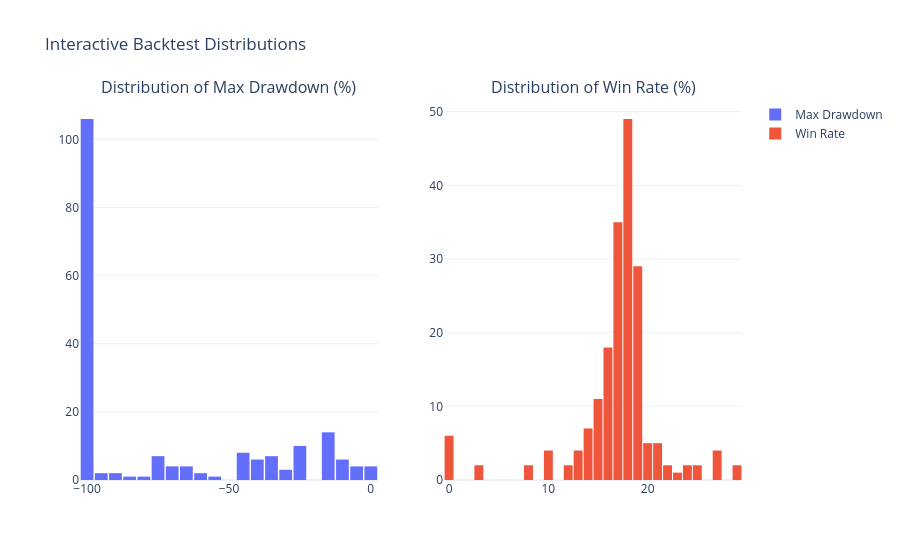

Notebook cell for this chart:
### Markdown cell above
### Post-process

### Code cell
import plotly.graph_objects as go
from plotly.subplots import make_subplots

query = f"""
SELECT max_drawdown_pct, win_rate_pct
FROM {table_name}
WHERE max_drawdown_pct IS NOT NULL AND win_rate_pct IS NOT NULL
"""
df_stats = pd.read_sql_query(query, conn)

mean_dd = df_stats['max_drawdown_pct'].mean()
mean_wr = df_stats['win_rate_pct'].mean()

print(f"Mean max drawdown (%): {mean_dd:.4f}")
print(f"Mean win rate (%): {mean_wr:.4f}")

fig = make_subplots(
    rows=1,
    cols=2,
    subplot_titles=["Distribution of Max Drawdown (%)", "Distribution of Win Rate (%)"]
)

fig.add_trace(go.Histogram(x=df_stats["max_drawdown_pct"], name="Max Drawdown", nbinsx=40), row=1, col=1)
fig.add_trace(go.Histogram(x=df_stats["win_rate_pct"], name="Win Rate", nbinsx=40), row=1, col=2)

fig.update_layout(
    title="Interactive Backtest Distributions",
    bargap=0.1,
    template="plotly_white"
)
fig.show()

### Figure 1 — Plotly figure (JSON) as saved in the notebook; plotly's stock layout.template omitted (floating-point values rounded to 4 significant figures; data arrays with more than 128 entries replaced by an {"elided": "..."} marker saying what was removed)
{"data": [{"name": "Max Drawdown", "nbinsx": 40, "type": "histogram", "x": {"elided": "192 float values"}, "xaxis": "x", "yaxis": "y"}, {"name": "Win Rate", "nbinsx": 40, "type": "histogram", "x": {"elided": "192 float values"}, "xaxis": "x2", "yaxis": "y2"}], "layout": {"annotations": [{"font": {"size": 16}, "showarrow": false, "text": "Distribution of Max Drawdown (%)", "x": 0.225, "xanchor": "center", "xref": "paper", "y": 1, "yanchor": "bottom", "yref": "paper"}, {"font": {"size": 16}, "showarrow": false, "text": "Distribution of Win Rate (%)", "x": 0.775, "xanchor": "center", "xref": "paper", "y": 1, "yanchor": "bottom", "yref": "paper"}], "bargap": 0.1, "title": {"text": "Interactive Backtest Distributions"}, "xaxis": {"anchor": "y", "domain": [0, 0.45]}, "xaxis2": {"anchor": "y2", "domain": [0.55, 1]}, "yaxis": {"anchor": "x", "domain": [0, 1]}, "yaxis2": {"anchor": "x2", "domain": [0, 1]}}}
